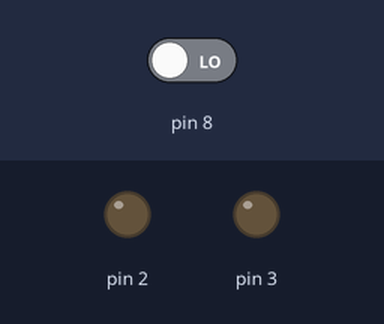
This sketch was run on a simulated Arduino Uno, built with avr-gcc and run on an emulated ATmega328P. Parts: output pins drawn as LEDs (lit = HIGH). Inputs (shaded band) come from the test bench; at power-on: pin 8 LOW.

Above: at 1.2 s.
1.3 s: pin 8 driven HIGH
At 2.5 s:
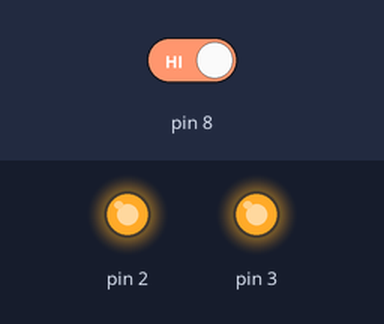
2.8 s: pin 8 driven LOW
At 3.8 s:
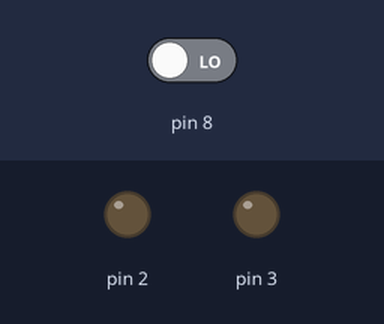
Timing chart, 0 to 5.8 s (numbered marks = the images above; inputs shaded):
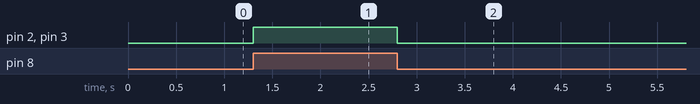

Measured:
- after the input at 1.3 s, pin 2, pin 3: LOW → HIGH at once
- after the input at 2.8 s, pin 2, pin 3: HIGH → LOW at once

The sketch:

button_ex2.ino
```cpp
void setup() {
  pinMode(8,INPUT);
  pinMode(2,OUTPUT);
  pinMode(3,OUTPUT);


}

void loop() {
  int value = digitalRead(8);
  if(value==HIGH){
    digitalWrite(2,HIGH);
    digitalWrite(3,HIGH);
  }
  else{
    digitalWrite(2,LOW);
    digitalWrite(3,LOW);
  }
}
```
